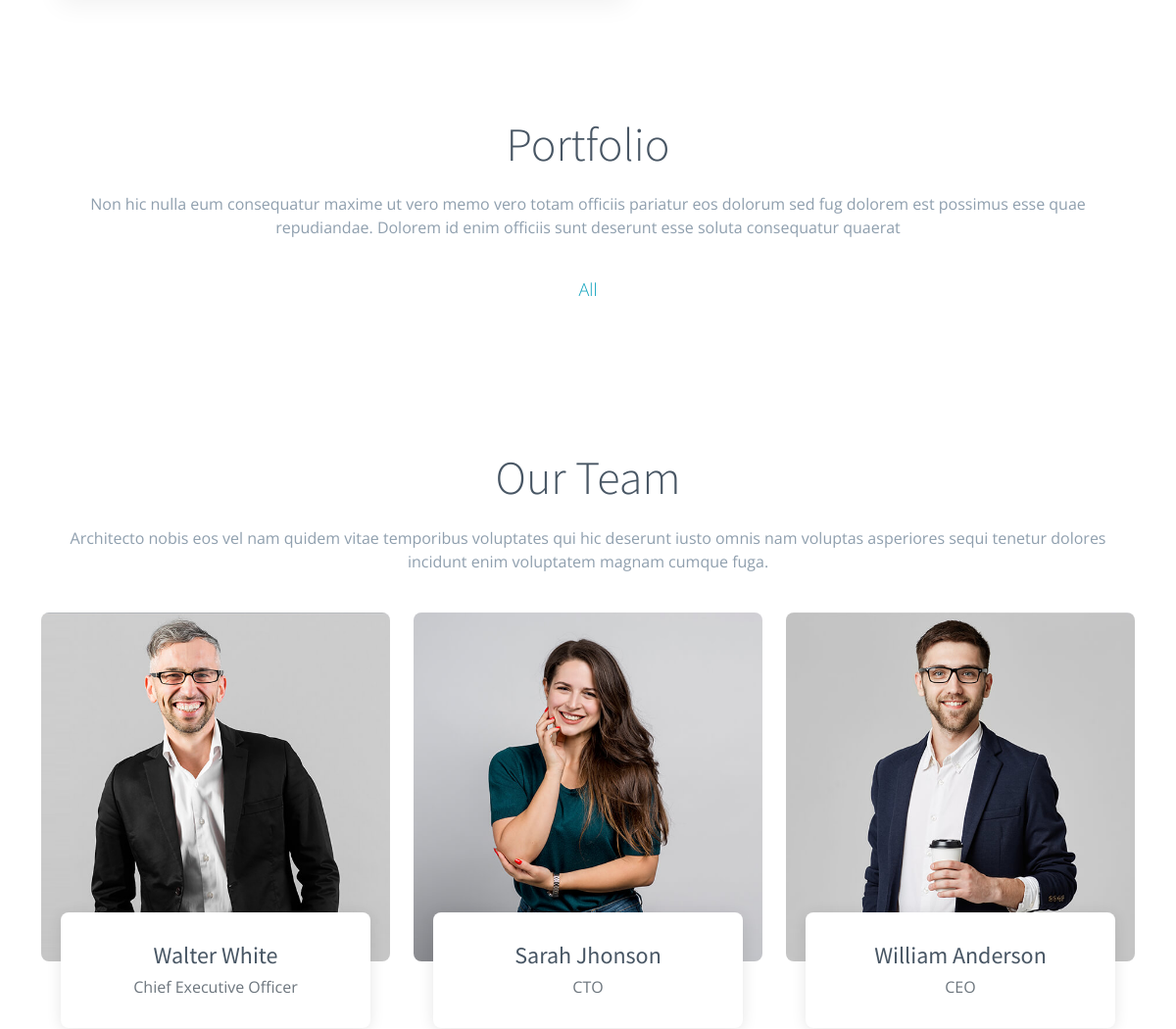
Before: / (middle part) with the older database file.
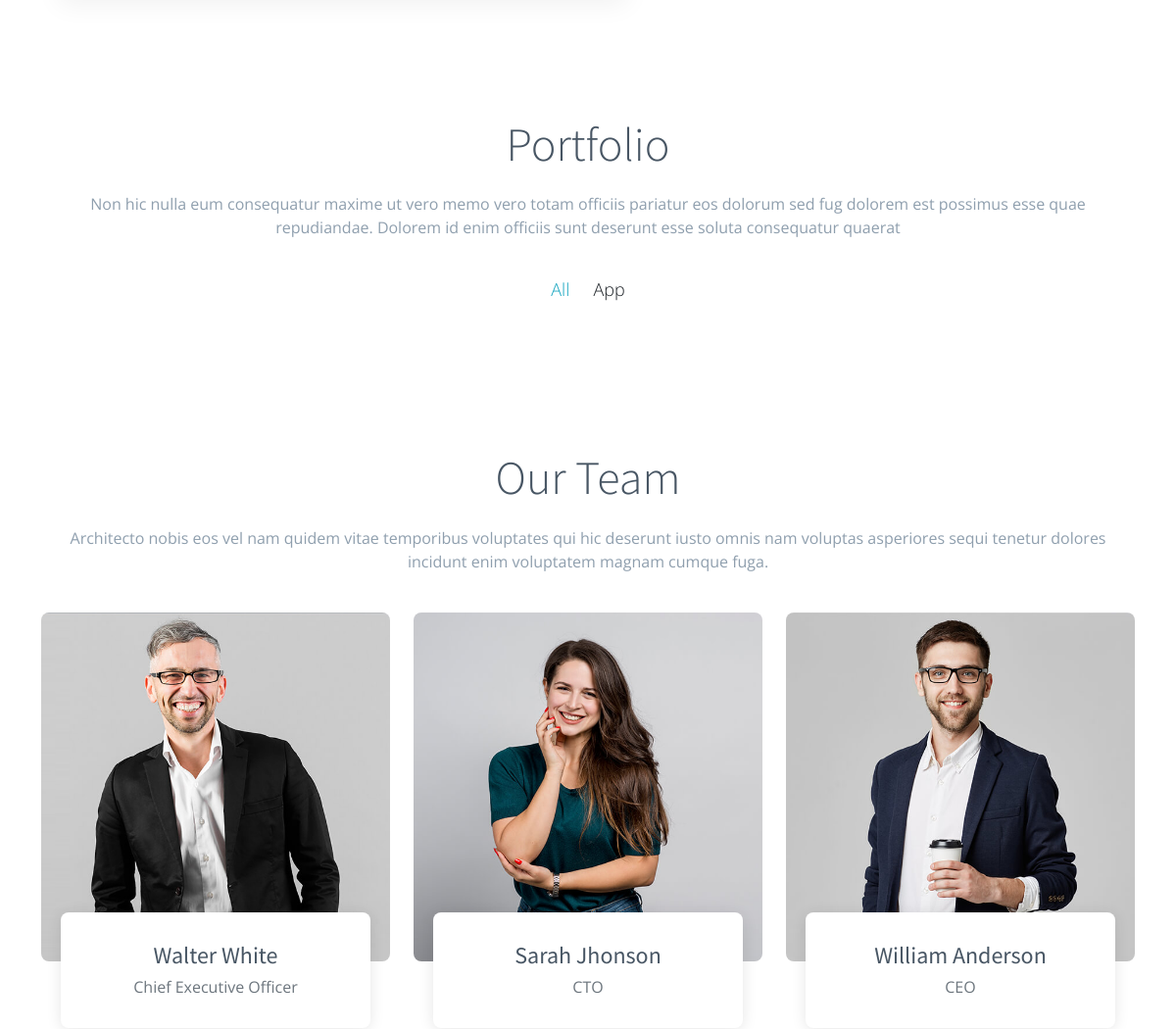
After: the same page with the newer database file.
### models.py (models this page shows)
class Teams(db.Model):
    Id=db.Column(db.Integer, primary_key=True, autoincrement=True)
    Name=db.Column(db.String(50))
    Profession=db.Column(db.String(50))
    Image=db.Column(db.String(100))
    TwitterAdress=db.Column(db.String(50))
    FacebookAdress=db.Column(db.String(50))
    InstagramAdress=db.Column(db.String(50))
    LinkedinAdress=db.Column(db.String(50))
    Order=db.Column(db.Integer)
    IsActive=db.Column(db.Boolean)
    images=db.relationship('TeamImages', backref='team_images', lazy=True)

class PortfolioCategory(db.Model):
    Id=db.Column(db.Integer,primary_key=True,autoincrement=True)
    name=db.Column(db.String(50))
    portfolios=db.relationship('Portfolio', backref='portfolio_category', lazy=True)

### peoples/routes.py (the view)
@peoples_bp.route('/', methods=['GET','POST'])
def peoples_index():
    from run import db
    from models import Messages, NavLinks,Teams,Portfolio,PortfolioCategory,Clients,FeaturedServices,Services,Pricing,PricingOptions
    from admin.forms import MessageForm
    messageForm=MessageForm()
    navlinks=NavLinks.query.all()
    teams=Teams.query.filter_by(IsActive=True).order_by(Teams.Order)
    portfolios=Portfolio.query.all()
    categories=PortfolioCategory.query.all()
    clients=Clients.query.all()
    featuredservices=FeaturedServices.query.all()
    services=Services.query.all()
    pricings=Pricing.query.all()
    pricingoptions=PricingOptions.query.all()
    return render_template('peoples/index.html',messageForm=messageForm, navlinks=navlinks, teams=teams,portfolios=portfolios,categories=categories,PortfolioCategory=PortfolioCategory,clients=clients,featuredservices=featuredservices,services=services,pricings=pricings,PricingOptions=PricingOptions)

### peoples/templates/peoples/index.html (shortened to what this page needs)
<!DOCTYPE html>
<html lang="en">
<head>
  <link href="./peoples/static/assets/vendor/bootstrap/css/bootstrap.min.css" rel="stylesheet">
  <link href="./peoples/static/assets/vendor/bootstrap-icons/bootstrap-icons.css" rel="stylesheet">
  <link href="./peoples/static/assets/vendor/aos/aos.css" rel="stylesheet">
  <link href="./peoples/static/assets/vendor/glightbox/css/glightbox.min.css" rel="stylesheet">
  <link href="./peoples/static/assets/vendor/swiper/swiper-bundle.min.css" rel="stylesheet">
  <link href="./peoples/static/assets/css/variables.css" rel="stylesheet">
  <link href="./peoples/static/assets/css/main.css" rel="stylesheet">
</head>
<body>
  <main id="main">
    <section id="faq" class="faq">
    </section>
    <section id="portfolio" class="portfolio" data-aos="fade-up">
      <div class="container">
        <div class="section-header">
          <h2>Portfolio</h2>
          <p>Non hic nulla eum consequatur maxime ut vero memo vero totam officiis pariatur eos dolorum sed fug dolorem est possimus esse quae repudiandae. Dolorem id enim officiis sunt deserunt esse soluta consequatur quaerat</p>
        </div>
      </div>
      <div class="container-fluid" data-aos="fade-up" data-aos-delay="200">
        <div class="portfolio-isotope" data-portfolio-filter="*" data-portfolio-layout="masonry" data-portfolio-sort="original-order">
          <ul class="portfolio-flters">
            <li data-filter="*" class="filter-active">All</li>
            {% for category in categories %}
            <li data-filter=".filter-{{category.name.lower()}}">{{category.name}}</li>
            {% endfor %}
          </ul>
        </div>
      </div>
    </section>
    <section id="team" class="team">
      <div class="container" data-aos="fade-up">
        <div class="section-header">
          <h2>Our Team</h2>
          <p>Architecto nobis eos vel nam quidem vitae temporibus voluptates qui hic deserunt iusto omnis nam voluptas asperiores sequi tenetur dolores incidunt enim voluptatem magnam cumque fuga.</p>
        </div>
        <div class="row gy-5">
          {% for team in teams %}
          <div class="col-xl-4 col-md-6 d-flex" data-aos="zoom-in" data-aos-delay="200">
            <div class="team-member">
              <div class="member-img">
                <img src="/static/uploads/{{team.Image}}" class="img-fluid" alt="">
              </div>
              <div class="member-info">
                <h4>{{team.Name}}</h4>
                <span>{{team.Profession}}</span>
              </div>
            </div>
          </div>
          {% endfor %}
        </div>
      </div>
    </section>
  </main>
</body>
</html>

### peoples/static/assets/css/variables.css (style rules this page uses)
:root { --font-default: 'Open Sans', system-ui, -apple-system, "Segoe UI", Roboto, "Helvetica Neue", Arial, "Noto Sans", "Liberation Sans", sans-serif, "Apple Color Emoji", "Segoe UI Emoji", "Segoe UI Symbol", "Noto Color Emoji"; --font-primary: 'Source Sans Pro', sans-serif; --font-secondary: 'Poppins', sans-serif; --color-default: #1a1f24; --color-default-rgb: 26, 31, 36; --color-links: #0ea2bd; --color-links-hover: #1ec3e0; --color-primary: #0ea2bd; --color-primary-light: #1ec3e0; --color-primary-dark: #0189a1; --color-primary-rgb: 14, 162, 189; --color-primary-light-rgb: 30, 195, 224; --color-primary-dark-rgb: 1, 137, 161; --color-secondary: #485664; --color-secondary-light: #8f9fae; --color-secondary-dark: #3a4753; --color-secondary-rgb: 72, 86, 100; --color-secondary-light-rgb: 143, 159, 174; --color-secondary-dark-rgb: 58, 71, 83; --color-blue: #0d6efd; --color-blue-rgb: 13, 110, 253; --color-indigo: #6610f2; --color-indigo-rgb: 102, 16, 242; --color-purple: #6f42c1; --color-purple-rgb: 111, 66, 193; --color-pink: #f3268c; --color-pink-rgb: 243, 38, 140; --color-red: #df1529; --color-red-rgb: 223, 21, 4; --color-orange: #fd7e14; --color-orange-rgb: 253, 126, 20; --color-yellow: #ffc107; --color-yellow-rgb: 255, 193, 7; --color-green: #059652; --color-green-rgb: 5, 150, 82; --color-teal: #20c997; --color-teal-rgb: 32, 201, 151; --color-cyan: #0dcaf0; --color-cyan-rgb: 13, 202, 240; --color-white: #ffffff; --color-white-rgb: 255, 255, 255; --color-gray: #6c757d; --color-gray-rgb: 108, 117, 125; --color-black: #000000; --color-black-rgb: 0, 0, 0; }
:root { --bs-blue: var(--color-blue); --bs-indigo: var(--color-indigo); --bs-purple: var(--color-purple); --bs-pink: var(--color-pink); --bs-red: var(--color-red); --bs-orange: var(--color-orange); --bs-yellow: var(--color-yellow); --bs-green: var(--color-green); --bs-teal: var(--color-teal); --bs-cyan: var(--color-cyan); --bs-white: var(--color-white); --bs-gray: var(--color-gray); --bs-gray-dark: #343a40; --bs-gray-100: #f8f9fa; --bs-gray-200: #e9ecef; --bs-gray-300: #dee2e6; --bs-gray-400: #ced4da; --bs-gray-500: #adb5bd; --bs-gray-600: #6c757d; --bs-gray-700: #495057; --bs-gray-800: #343a40; --bs-gray-900: #212529; --bs-primary: var(--color-blue); --bs-secondary: var(--color-blue); --bs-success: #198754; --bs-info: #0dcaf0; --bs-warning: #ffc107; --bs-danger: #dc3545; --bs-light: #f8f9fa; --bs-dark: #212529; --bs-primary-rgb: var(--color-primary-rgb); --bs-secondary-rgb: var(--color-secondary-rgb); --bs-success-rgb: 25, 135, 84; --bs-info-rgb: 13, 202, 240; --bs-warning-rgb: 255, 193, 7; --bs-danger-rgb: 220, 53, 69; --bs-light-rgb: 248, 249, 250; --bs-dark-rgb: 33, 37, 41; --bs-white-rgb: var(--color-white-rgb); --bs-black-rgb: var(--color-black-rgb); --bs-body-color-rgb: var(--color-default-rgb); --bs-body-bg-rgb: 255, 255, 255; --bs-font-sans-serif: var(--font-default); --bs-font-monospace: SFMono-Regular, Menlo, Monaco, Consolas, "Liberation Mono", "Courier New", monospace; --bs-gradient: linear-gradient(180deg, rgba(255, 255, 255, 0.15), rgba(255, 255, 255, 0)); --bs-body-font-family: var(--font-default); --bs-body-font-size: 1rem; --bs-body-font-weight: 400; --bs-body-line-height: 1.5; --bs-body-color: var(--color-default); --bs-body-bg: #fff; }

Changed rows visible on the page:
added PortfolioCategory: name "App"
